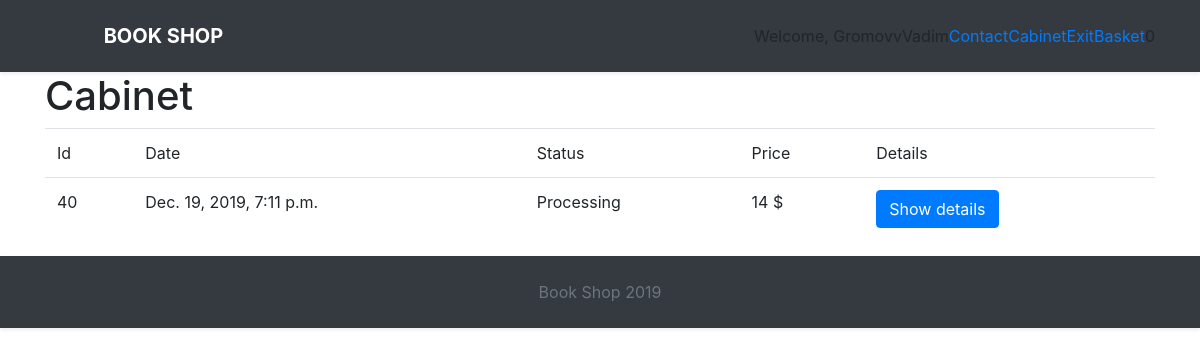
Screenshot of /cabinet/ (signed in) with the database file from the repository.
### ecommerce/models.py (models this page shows, shortened)
class Order(models.Model):
    user = models.ForeignKey(settings.AUTH_USER_MODEL, null=True,
                             on_delete=models.CASCADE, verbose_name="Customer")
    name = models.CharField(max_length=200, verbose_name="First Name")
    surname = models.CharField(max_length=200, verbose_name="Second Name")
    phone = models.CharField(max_length=20, verbose_name="Phone number")
    address = models.CharField(
        null=True, blank=True, max_length=255, verbose_name="Address")
    items = models.ForeignKey(
        Cart, on_delete=models.PROTECT, verbose_name="Books", null=True)
    total_price = models.DecimalField(
        max_digits=9, decimal_places=2, default=0.00, verbose_name='Price')
    delivery_type = models.CharField(
        max_length=100, choices=DELIVERY_TYPES, default='Pickup by myself')
    comment = models.TextField(null=True, blank=True, verbose_name="Comment")
    date = models.DateTimeField(
        auto_now_add=True, auto_now=False, verbose_name="Date")
    status = models.CharField(
        max_length=100, choices=ORDER_STATUSES, default=ORDER_STATUSES[0][0])

### ecommerce/views.py (the view)
# urls.py: path('cabinet/', cabinet_view, name='cabinet'),
def cabinet_view(request):
    orders = Order.objects.filter(user=request.user).order_by('-date')
    context = {
        'orders': orders
    }
    return render(request, 'cabinet.html', context)

### ecommerce/templates/cabinet.html (shortened to what this page needs)
{% extends 'index.html' %}
{% load static %}
{% block content %}
<div class="container">
<h1>Cabinet</h1>
<div class="table-container">
<table class="table cart-table">
<tr class="table-header">
    <td>Id</td>
    <td>Date</td>
    <td>Status</td>
    <td>Price</td>
    <td>Details</td>
</tr>
{% for order in orders %}
<tr>
    <td>{{ order.id }}</td>
    <td>{{ order.date }}</td>
    <td>{{ order.status }}</td>
    <td>{{ order.total_price.normalize }} $</td>
    <td><button type="button" class="btn btn-primary shadow-none" data-toggle="modal" data-target="#exampleModal-{{ order.id }}">Show details</button></td>
</tr>
{% endfor %}
</table>
</div>
</div>
{% endblock %}

### ecommerce/templates/index.html (shortened to what this page needs)
{% load static %}
<!DOCTYPE html>
<html lang="en">
<head>
    <link rel="stylesheet" href="{% static 'css/bootstrap.min.css' %}">
    <link rel="stylesheet" href="{% static 'css/font-awesome.css' %}">
    <link rel="stylesheet" href="{% static 'css/style.css' %}">
</head>
<body>
    <nav class="navbar navbar-expand-lg py-3 navbar-dark bg-dark shadow-sm">
        <div class="container">
          <a href="{% url 'base' %}" class="navbar-brand">
            <span class="text-uppercase font-weight-bold">Book Shop</span>
          </a>
          <div id="navbarSupportedContent" class="collapse navbar-collapse">
            <ul class="navbar-nav ml-auto">
                {% if request.user.is_authenticated %}
                <span class="white-text">Welcome, {{ request.user.username }}</span>
                {% if not request.user.is_staff %}
                <li class="nav-item"><a class="user-item grey-link" href="{% url 'support_page' %}">Contact</a></li>
                <li class="nav-item"><a class="user-item grey-link" href="{% url 'cabinet' %}">Cabinet</a></li>
                {% endif %}
                <li class="nav-item"><a class="user-item grey-link" href="{% url 'logout' %}">Exit</a></li>
                <a class="user-item grey-link" href="{% url 'cart' %}" class="cart-ref">Basket</a>
                <span class="user-item grey-link" id="cart_count">{% if not request.session.total %} 0 {% else %} {{ request.session.total }} {% endif %}</span>
                {% else %}
                <li class="nav-item"><a class="user-item grey-link" href="{% url 'support_page' %}">Contact</a></li>
                <li class="nav-item"><a class="user-item grey-link" href="{% url 'registration' %}">Sign up</a></li>
                <li class="nav-item"><a class="user-item grey-link" href="{% url 'login' %}">Sign in</a></li>
                {% endif %}
            </ul>
          </div>
        </div>
      </nav>
    {% block content %}{% endblock %}
    <footer class="py-4 bg-dark shadow-sm">
        <div class="container text-center">
          <a href="https://bootstrapious.com/snippets" class="text-muted">Book Shop 2019</a>
        </div>
      </footer>
</body>
</html>

### rows the page displays
Order: id "40", date "Dec. 19, 2019, 7:11 p.m.", status "Processing", total_price.normalize "14"

### other values shown
{{ request.user.username }} "GromovvVadim"
